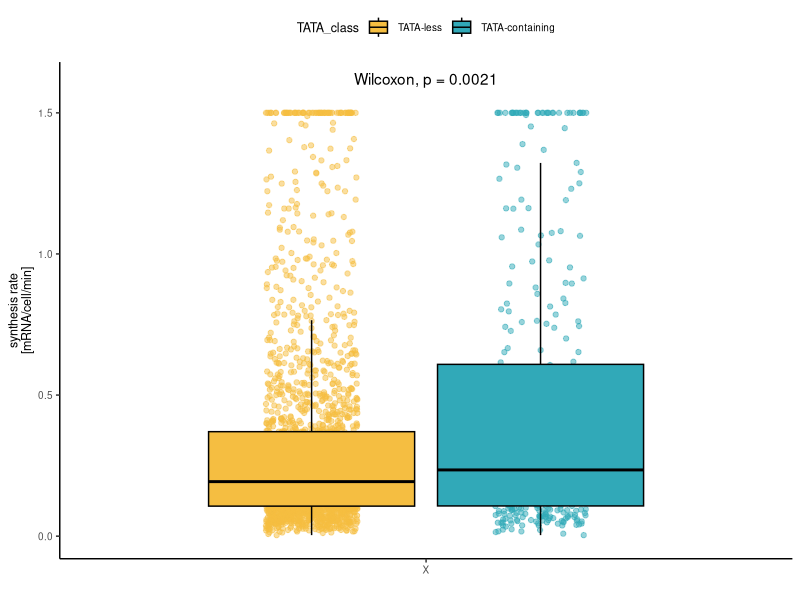

Reproduce this figure in R.
rm(list = ls())

library(tidyverse)
library(ggpubr)

set.seed(42)

# get list of TATA promoters
TATA = read.csv("data/TATA_information.csv") 


# load synthesis rates and attach info about TATA promoters
synthesisRates = read.csv("data/synthesisRates.csv") %>% 
  mutate(cropped = ifelse(synthesis_perCell_perMin > 1.5, 1.5, synthesis_perCell_perMin))%>% 
  inner_join(TATA) %>% 
  mutate(x= "X")


synthesisRates$TATA_class = factor(synthesisRates$TATA_class, levels = c("TATA-less", "TATA-containing"))

# plot
p = ggplot(synthesisRates, aes(x = x , y = cropped, fill = TATA_class))
p + geom_point(position=position_jitterdodge(jitter.width = 0.3), 
               aes(color = TATA_class), alpha = 0.5) + 
  geom_boxplot(outlier.shape=NA, color = "black") +
  theme_classic() +
  xlab(" ") +
  ylab(paste("synthesis rate", "[mRNA/cell/min]", sep = "\n")) +
  theme(panel.background = element_rect(fill = "transparent"), # bg of the panel
        plot.background = element_rect(fill = "transparent", color = NA),
        text = element_text(size=9),
        legend.position = "top",
        panel.grid.major = element_blank(), 
        panel.grid.minor = element_blank()) +
  #facet_wrap(~factorName, scales = "free", nrow = 1) +
  scale_fill_manual(values= c("#F5BE41", "#31A9B8")) +
  scale_color_manual(values= c("#F5BE41", "#31A9B8")) +
  ylim(0,1.6) + 
  stat_compare_means(label.y = 1.6)
#ggsave("figures/panels/figS8/synthesis_vs_TATA.pdf", width = 2.8, height = 6, units = "cm")
